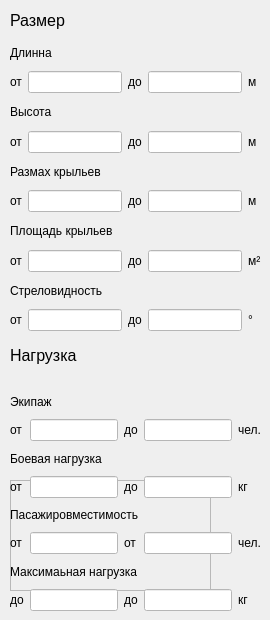
      <widget class="QWidget" name="page_2">
       <widget class="QFrame" name="frame">
        <property name="geometry">
         <rect>
          <x>10</x>
          <y>480</y>
          <width>201</width>
          <height>111</height>
         </rect>
        </property>
        <property name="frameShape">
         <enum>QFrame::StyledPanel</enum>
        </property>
        <property name="frameShadow">
         <enum>QFrame::Raised</enum>
        </property>
       </widget>
       <widget class="QWidget" name="gridLayoutWidget">
        <property name="geometry">
         <rect>
          <x>10</x>
          <y>40</y>
          <width>251</width>
          <height>291</height>
         </rect>
        </property>
        <layout class="QGridLayout" name="gridLayout_size">
         <item row="1" column="0">
          <widget class="QLabel" name="label_7">
           <property name="text">
            <string>от</string>
           </property>
          </widget>
         </item>
         <item row="3" column="0">
          <widget class="QLabel" name="label_9">
           <property name="text">
            <string>от</string>
           </property>
          </widget>
         </item>
         <item row="3" column="1">
          <widget class="QLineEdit" name="P_size_line_high_ot">
           <property name="styleSheet">
            <string notr="true">background-color: rgb(255, 255, 255);</string>
           </property>
          </widget>
         </item>
         <item row="3" column="3">
          <widget class="QLineEdit" name="P_size_line_high_do">
           <property name="styleSheet">
            <string notr="true">background-color: rgb(255, 255, 255);</string>
           </property>
          </widget>
         </item>
         <item row="1" column="1">
          <widget class="QLineEdit" name="P_size_line_long_ot">
           <property name="styleSheet">
            <string notr="true">background-color: rgb(255, 255, 255);</string>
           </property>
          </widget>
         </item>
         <item row="7" column="0">
          <widget class="QLabel" name="label_12">
           <property name="text">
            <string>от</string>
           </property>
          </widget>
         </item>
         <item row="3" column="2">
          <widget class="QLabel" name="label_10">
           <property name="text">
            <string>до</string>
           </property>
          </widget>
         </item>
         <item row="5" column="0">
          <widget class="QLabel" name="label_11">
           <property name="text">
            <string>от</string>
           </property>
          </widget>
         </item>
         <item row="3" column="4">
          <widget class="QLabel" name="P_size_lb_high_m">
           <property name="text">
            <string>м</string>
           </property>
          </widget>
         </item>
         <item row="1" column="4">
          <widget class="QLabel" name="P_size_lb_long_m">
           <property name="text">
            <string>м</string>
           </property>
          </widget>
         </item>
         <item row="1" column="3">
          <widget class="QLineEdit" name="P_size_line_long_do">
           <property name="styleSheet">
            <string notr="true">background-color: rgb(255, 255, 255);</string>
           </property>
          </widget>
         </item>
         <item row="1" column="2">
          <widget class="QLabel" name="label_8">
           <property name="text">
            <string>до</string>
           </property>
          </widget>
         </item>
         <item row="9" column="0">
          <widget class="QLabel" name="label_13">
           <property name="text">
            <string>от</string>
           </property>
          </widget>
         </item>
         <item row="5" column="2">
          <widget class="QLabel" name="label_14">
           <property name="text">
            <string>до</string>
           </property>
          </widget>
         </item>
         <item row="7" column="2">
          <widget class="QLabel" name="label_15">
           <property name="text">
            <string>до</string>
           </property>
          </widget>
         </item>
         <item row="9" column="2">
          <widget class="QLabel" name="label_16">
           <property name="text">
            <string>до</string>
           </property>
          </widget>
         </item>
         <item row="9" column="4">
          <widget class="QLabel" name="P_size_lb_strel_gr">
           <property name="text">
            <string>°</string>
           </property>
          </widget>
         </item>
         <item row="7" column="4">
          <widget class="QLabel" name="P_size_lb_plosh_m2">
           <property name="text">
            <string>м²</string>
           </property>
          </widget>
         </item>
         <item row="5" column="4">
          <widget class="QLabel" name="P_size_lb_razmax_m">
           <property name="text">
            <string>м</string>
           </property>
          </widget>
         </item>
         <item row="5" column="3">
          <widget class="QLineEdit" name="P_size_line_rasmax_do">
           <property name="styleSheet">
            <string notr="true">background-color: rgb(255, 255, 255);</string>
           </property>
          </widget>
         </item>
         <item row="5" column="1">
          <widget class="QLineEdit" name="P_size_line_razmax_ot">
           <property name="styleSheet">
            <string notr="true">background-color: rgb(255, 255, 255);</string>
           </property>
          </widget>
         </item>
         <item row="7" column="1">
          <widget class="QLineEdit" name="P_size_line_plosh_ot">
           <property name="styleSheet">
            <string notr="true">background-color: rgb(255, 255, 255);</string>
           </property>
          </widget>
         </item>
         <item row="9" column="1">
          <widget class="QLineEdit" name="P_size_line_strel_ot">
           <property name="styleSheet">
            <string notr="true">background-color: rgb(255, 255, 255);</string>
           </property>
          </widget>
         </item>
         <item row="7" column="3">
          <widget class="QLineEdit" name="P_size_line_plosh_do">
           <property name="styleSheet">
            <string notr="true">background-color: rgb(255, 255, 255);</string>
           </property>
          </widget>
         </item>
         <item row="9" column="3">
          <widget class="QLineEdit" name="P_size_line_strel_do">
           <property name="styleSheet">
            <string notr="true">background-color: rgb(255, 255, 255);</string>
           </property>
          </widget>
         </item>
         <item row="0" column="0" colspan="5">
          <widget class="QLabel" name="P_size_lb_long">
           <property name="text">
            <string>Длинна</string>
           </property>
          </widget>
         </item>
         <item row="2" column="0" colspan="5">
          <widget class="QLabel" name="P_sie_lb_high">
           <property name="text">
            <string>Высота</string>
           </property>
          </widget>
         </item>
         <item row="4" column="0" colspan="5">
          <widget class="QLabel" name="P_size_lb_razmax">
           <property name="text">
            <string>Размах крыльев</string>
           </property>
          </widget>
         </item>
         <item row="6" column="0" colspan="5">
          <widget class="QLabel" name="P_size_lb_plosh">
           <property name="text">
            <string>Площадь крыльев</string>
           </property>
          </widget>
         </item>
         <item row="8" column="0" colspan="5">
          <widget class="QLabel" name="P_size_lb_strel">
           <property name="text">
            <string>Стреловидность</string>
           </property>
          </widget>
         </item>
        </layout>
       </widget>
       <widget class="QLabel" name="P_size">
        <property name="geometry">
         <rect>
          <x>10</x>
          <y>10</y>
          <width>181</width>
          <height>21</height>
         </rect>
        </property>
        <property name="font">
         <font>
          <pointsize>12</pointsize>
         </font>
        </property>
        <property name="text">
         <string>Размер</string>
        </property>
       </widget>
       <widget class="QLabel" name="label_43">
        <property name="geometry">
         <rect>
          <x>10</x>
          <y>340</y>
          <width>181</width>
          <height>31</height>
         </rect>
        </property>
        <property name="font">
         <font>
          <pointsize>12</pointsize>
         </font>
        </property>
        <property name="text">
         <string>Нагрузка</string>
        </property>
       </widget>
       <widget class="QWidget" name="gridLayoutWidget_5">
        <property name="geometry">
         <rect>
          <x>10</x>
          <y>390</y>
          <width>251</width>
          <height>221</height>
         </rect>
        </property>
        <layout class="QGridLayout" name="gridLayout_load">
         <item row="7" column="1">
          <widget class="QLineEdit" name="P_load_line_maxlo_ot">
           <property name="styleSheet">
            <string notr="true">background-color: rgb(255, 255, 255);</string>
           </property>
          </widget>
         </item>
         <item row="7" column="4">
          <widget class="QLabel" name="P_load_lb_maxlo_kg">
           <property name="text">
            <string>кг</string>
           </property>
          </widget>
         </item>
         <item row="5" column="1">
          <widget class="QLineEdit" name="P_load_line_pascap_ot">
           <property name="styleSheet">
            <string notr="true">background-color: rgb(255, 255, 255);</string>
           </property>
          </widget>
         </item>
         <item row="5" column="4">
          <widget class="QLabel" name="P_load_lb_pascap_ch">
           <property name="text">
            <string>чел.</string>
           </property>
          </widget>
         </item>
         <item row="1" column="1">
          <widget class="QLineEdit" name="P_load_line_crew_ot">
           <property name="styleSheet">
            <string notr="true">background-color: rgb(255, 255, 255);
</string>
           </property>
          </widget>
         </item>
         <item row="3" column="4">
          <widget class="QLabel" name="P_load_lb_comlo_kg">
           <property name="text">
            <string>кг</string>
           </property>
          </widget>
         </item>
         <item row="1" column="4">
          <widget class="QLabel" name="P_load_lb_crew_ch">
           <property name="text">
            <string>чел.</string>
           </property>
          </widget>
         </item>
         <item row="3" column="1">
          <widget class="QLineEdit" name="P_load_line_comlo_ot">
           <property name="styleSheet">
            <string notr="true">background-color: rgb(255, 255, 255);</string>
           </property>
          </widget>
         </item>
         <item row="1" column="0">
          <widget class="QLabel" name="label_17">
           <property name="text">
            <string>от</string>
           </property>
          </widget>
         </item>
         <item row="1" column="2">
          <widget class="QLabel" name="label_18">
           <property name="text">
            <string>до</string>
           </property>
          </widget>
         </item>
         <item row="1" column="3">
          <widget class="QLineEdit" name="P_load_line_crew_do">
           <property name="styleSheet">
            <string notr="true">background-color: rgb(255, 255, 255);</string>
           </property>
          </widget>
         </item>
         <item row="3" column="0">
          <widget class="QLabel" name="label_19">
           <property name="text">
            <string>от</string>
           </property>
          </widget>
         </item>
         <item row="3" column="2">
          <widget class="QLabel" name="label_20">
           <property name="text">
            <string>до</string>
           </property>
          </widget>
         </item>
         <item row="5" column="0">
          <widget class="QLabel" name="label_21">
           <property name="text">
            <string>от</string>
           </property>
          </widget>
         </item>
         <item row="5" column="2">
          <widget class="QLabel" name="label_22">
           <property name="text">
            <string>от</string>
           </property>
          </widget>
         </item>
         <item row="7" column="0">
          <widget class="QLabel" name="label_23">
           <property name="text">
            <string>до</string>
           </property>
          </widget>
         </item>
         <item row="7" column="2">
          <widget class="QLabel" name="label_24">
           <property name="text">
            <string>до</string>
           </property>
          </widget>
         </item>
         <item row="3" column="3">
          <widget class="QLineEdit" name="P_load_line_comlo_do">
           <property name="styleSheet">
            <string notr="true">background-color: rgb(255, 255, 255);</string>
           </property>
          </widget>
         </item>
         <item row="5" column="3">
          <widget class="QLineEdit" name="P_load_line_pascap_do">
           <property name="styleSheet">
            <string notr="true">background-color: rgb(255, 255, 255);</string>
           </property>
          </widget>
         </item>
         <item row="7" column="3">
          <widget class="QLineEdit" name="lineEdit_12">
           <property name="styleSheet">
            <string notr="true">background-color: rgb(255, 255, 255);</string>
           </property>
          </widget>
         </item>
         <item row="6" column="0" colspan="5">
          <widget class="QLabel" name="P_load_lb_maxlo">
           <property name="text">
            <string>Максимаьная нагрузка</string>
           </property>
          </widget>
         </item>
         <item row="4" column="0" colspan="5">
          <widget class="QLabel" name="P_load_lb_pascap">
           <property name="text">
            <string>Пасажировместимость</string>
           </property>
          </widget>
         </item>
         <item row="2" column="0" colspan="5">
          <widget class="QLabel" name="P_load_lb_comlo">
           <property name="text">
            <string>Боевая нагрузка</string>
           </property>
          </widget>
         </item>
         <item row="0" column="0" colspan="5">
          <widget class="QLabel" name="P_load_lb_crew">
           <property name="text">
            <string>Экипаж</string>
           </property>
          </widget>
         </item>
        </layout>
       </widget>
      </widget>
